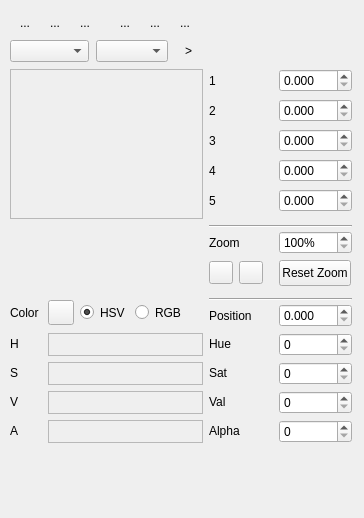
<ui version="4.0" >
 <comment>*********************************************************************
**
** Copyright (C) 2014 Digia Plc and/or its subsidiary(-ies).
** Contact: http://www.qt-project.org/legal
**
** This file is part of the tools applications of the Qt Toolkit.
**
** $QT_BEGIN_LICENSE:LGPL$
** Commercial License Usage
** Licensees holding valid commercial Qt licenses may use this file in
** accordance with the commercial license agreement provided with the
** Software or, alternatively, in accordance with the terms contained in
** a written agreement between you and Digia.  For licensing terms and
** conditions see http://qt.digia.com/licensing.  For further information
** use the contact form at http://qt.digia.com/contact-us.
**
** GNU Lesser General Public License Usage
** Alternatively, this file may be used under the terms of the GNU Lesser
** General Public License version 2.1 as published by the Free Software
** Foundation and appearing in the file LICENSE.LGPL included in the
** packaging of this file.  Please review the following information to
** ensure the GNU Lesser General Public License version 2.1 requirements
** will be met: http://www.gnu.org/licenses/old-licenses/lgpl-2.1.html.
**
** In addition, as a special exception, Digia gives you certain additional
** rights.  These rights are described in the Digia Qt LGPL Exception
** version 1.1, included in the file LGPL_EXCEPTION.txt in this package.
**
** GNU General Public License Usage
** Alternatively, this file may be used under the terms of the GNU
** General Public License version 3.0 as published by the Free Software
** Foundation and appearing in the file LICENSE.GPL included in the
** packaging of this file.  Please review the following information to
** ensure the GNU General Public License version 3.0 requirements will be
** met: http://www.gnu.org/copyleft/gpl.html.
**
**
** $QT_END_LICENSE$
**
*********************************************************************</comment>
 <class>QtGradientEditor</class>
 <widget class="QWidget" name="QtGradientEditor" >
  <property name="geometry" >
   <rect>
    <x>0</x>
    <y>0</y>
    <width>364</width>
    <height>518</height>
   </rect>
  </property>
  <property name="windowTitle" >
   <string>Form</string>
  </property>
  <widget class="QFrame" name="frame" >
   <property name="geometry" >
    <rect>
     <x>10</x>
     <y>69</y>
     <width>193</width>
     <height>150</height>
    </rect>
   </property>
   <property name="sizePolicy" >
    <sizepolicy vsizetype="Expanding" hsizetype="Expanding" >
     <horstretch>0</horstretch>
     <verstretch>0</verstretch>
    </sizepolicy>
   </property>
   <property name="frameShape" >
    <enum>QFrame::StyledPanel</enum>
   </property>
   <property name="frameShadow" >
    <enum>QFrame::Raised</enum>
   </property>
   <layout class="QVBoxLayout" >
    <property name="spacing" >
     <number>6</number>
    </property>
    <property name="leftMargin" >
     <number>0</number>
    </property>
    <property name="topMargin" >
     <number>0</number>
    </property>
    <property name="rightMargin" >
     <number>0</number>
    </property>
    <property name="bottomMargin" >
     <number>0</number>
    </property>
    <item>
     <widget class="QtGradientWidget" native="1" name="gradientWidget" >
      <property name="sizePolicy" >
       <sizepolicy vsizetype="Expanding" hsizetype="Expanding" >
        <horstretch>0</horstretch>
        <verstretch>0</verstretch>
       </sizepolicy>
      </property>
      <property name="toolTip" >
       <string>Gradient Editor</string>
      </property>
      <property name="whatsThis" >
       <string>This area shows a preview of the gradient being edited. It also allows you to edit parameters specific to the gradient's type such as start and final point, radius, etc. by drag &amp; drop.</string>
      </property>
     </widget>
    </item>
   </layout>
  </widget>
  <widget class="QLabel" name="label1" >
   <property name="geometry" >
    <rect>
     <x>209</x>
     <y>69</y>
     <width>64</width>
     <height>23</height>
    </rect>
   </property>
   <property name="text" >
    <string>1</string>
   </property>
  </widget>
  <widget class="QDoubleSpinBox" name="spinBox1" >
   <property name="geometry" >
    <rect>
     <x>279</x>
     <y>69</y>
     <width>73</width>
     <height>23</height>
    </rect>
   </property>
   <property name="keyboardTracking" >
    <bool>false</bool>
   </property>
   <property name="decimals" >
    <number>3</number>
   </property>
   <property name="maximum" >
    <double>1.000000000000000</double>
   </property>
   <property name="singleStep" >
    <double>0.010000000000000</double>
   </property>
  </widget>
  <widget class="QLabel" name="label2" >
   <property name="geometry" >
    <rect>
     <x>209</x>
     <y>99</y>
     <width>64</width>
     <height>23</height>
    </rect>
   </property>
   <property name="text" >
    <string>2</string>
   </property>
  </widget>
  <widget class="QDoubleSpinBox" name="spinBox2" >
   <property name="geometry" >
    <rect>
     <x>279</x>
     <y>99</y>
     <width>73</width>
     <height>23</height>
    </rect>
   </property>
   <property name="keyboardTracking" >
    <bool>false</bool>
   </property>
   <property name="decimals" >
    <number>3</number>
   </property>
   <property name="maximum" >
    <double>1.000000000000000</double>
   </property>
   <property name="singleStep" >
    <double>0.010000000000000</double>
   </property>
  </widget>
  <widget class="QLabel" name="label3" >
   <property name="geometry" >
    <rect>
     <x>209</x>
     <y>129</y>
     <width>64</width>
     <height>23</height>
    </rect>
   </property>
   <property name="text" >
    <string>3</string>
   </property>
  </widget>
  <widget class="QDoubleSpinBox" name="spinBox3" >
   <property name="geometry" >
    <rect>
     <x>279</x>
     <y>129</y>
     <width>73</width>
     <height>23</height>
    </rect>
   </property>
   <property name="keyboardTracking" >
    <bool>false</bool>
   </property>
   <property name="decimals" >
    <number>3</number>
   </property>
   <property name="maximum" >
    <double>1.000000000000000</double>
   </property>
   <property name="singleStep" >
    <double>0.010000000000000</double>
   </property>
  </widget>
  <widget class="QLabel" name="label4" >
   <property name="geometry" >
    <rect>
     <x>209</x>
     <y>159</y>
     <width>64</width>
     <height>23</height>
    </rect>
   </property>
   <property name="text" >
    <string>4</string>
   </property>
  </widget>
  <widget class="QDoubleSpinBox" name="spinBox4" >
   <property name="geometry" >
    <rect>
     <x>279</x>
     <y>159</y>
     <width>73</width>
     <height>23</height>
    </rect>
   </property>
   <property name="keyboardTracking" >
    <bool>false</bool>
   </property>
   <property name="decimals" >
    <number>3</number>
   </property>
   <property name="maximum" >
    <double>1.000000000000000</double>
   </property>
   <property name="singleStep" >
    <double>0.010000000000000</double>
   </property>
  </widget>
  <widget class="QLabel" name="label5" >
   <property name="geometry" >
    <rect>
     <x>209</x>
     <y>189</y>
     <width>64</width>
     <height>23</height>
    </rect>
   </property>
   <property name="text" >
    <string>5</string>
   </property>
  </widget>
  <widget class="QDoubleSpinBox" name="spinBox5" >
   <property name="geometry" >
    <rect>
     <x>279</x>
     <y>189</y>
     <width>73</width>
     <height>23</height>
    </rect>
   </property>
   <property name="keyboardTracking" >
    <bool>false</bool>
   </property>
   <property name="decimals" >
    <number>3</number>
   </property>
   <property name="maximum" >
    <double>1.000000000000000</double>
   </property>
   <property name="singleStep" >
    <double>0.010000000000000</double>
   </property>
  </widget>
  <widget class="QtGradientStopsWidget" native="1" name="gradientStopsWidget" >
   <property name="geometry" >
    <rect>
     <x>10</x>
     <y>225</y>
     <width>193</width>
     <height>67</height>
    </rect>
   </property>
   <property name="toolTip" >
    <string>Gradient Stops Editor</string>
   </property>
   <property name="whatsThis" >
    <string>This area allows you to edit gradient stops. Double click on the existing stop handle to duplicate it. Double click outside of the existing stop handles to create a new stop. Drag &amp; drop the handle to reposition it. Use right mouse button to popup context menu with extra actions.</string>
   </property>
  </widget>
  <widget class="QLabel" name="zoomLabel" >
   <property name="geometry" >
    <rect>
     <x>209</x>
     <y>231</y>
     <width>64</width>
     <height>23</height>
    </rect>
   </property>
   <property name="text" >
    <string>Zoom</string>
   </property>
  </widget>
  <widget class="QToolButton" name="zoomAllButton" >
   <property name="geometry" >
    <rect>
     <x>279</x>
     <y>260</y>
     <width>72</width>
     <height>26</height>
    </rect>
   </property>
   <property name="sizePolicy" >
    <sizepolicy vsizetype="Fixed" hsizetype="Preferred" >
     <horstretch>0</horstretch>
     <verstretch>0</verstretch>
    </sizepolicy>
   </property>
   <property name="toolTip" >
    <string>Reset Zoom</string>
   </property>
   <property name="text" >
    <string>Reset Zoom</string>
   </property>
  </widget>
  <widget class="QLabel" name="positionLabel" >
   <property name="geometry" >
    <rect>
     <x>209</x>
     <y>304</y>
     <width>64</width>
     <height>23</height>
    </rect>
   </property>
   <property name="text" >
    <string>Position</string>
   </property>
  </widget>
  <widget class="QLabel" name="hLabel" >
   <property name="geometry" >
    <rect>
     <x>10</x>
     <y>335</y>
     <width>32</width>
     <height>18</height>
    </rect>
   </property>
   <property name="sizePolicy" >
    <sizepolicy vsizetype="Fixed" hsizetype="Preferred" >
     <horstretch>0</horstretch>
     <verstretch>0</verstretch>
    </sizepolicy>
   </property>
   <property name="toolTip" >
    <string>Hue</string>
   </property>
   <property name="text" >
    <string>H</string>
   </property>
  </widget>
  <widget class="QFrame" name="frame_2" >
   <property name="geometry" >
    <rect>
     <x>48</x>
     <y>333</y>
     <width>155</width>
     <height>23</height>
    </rect>
   </property>
   <property name="sizePolicy" >
    <sizepolicy vsizetype="Preferred" hsizetype="Ignored" >
     <horstretch>0</horstretch>
     <verstretch>0</verstretch>
    </sizepolicy>
   </property>
   <property name="frameShape" >
    <enum>QFrame::StyledPanel</enum>
   </property>
   <property name="frameShadow" >
    <enum>QFrame::Raised</enum>
   </property>
   <layout class="QHBoxLayout" >
    <property name="leftMargin" >
     <number>0</number>
    </property>
    <property name="topMargin" >
     <number>0</number>
    </property>
    <property name="rightMargin" >
     <number>0</number>
    </property>
    <property name="bottomMargin" >
     <number>0</number>
    </property>
    <item>
     <widget class="QtColorLine" native="1" name="hueColorLine" >
      <property name="sizePolicy" >
       <sizepolicy vsizetype="Preferred" hsizetype="Expanding" >
        <horstretch>0</horstretch>
        <verstretch>0</verstretch>
       </sizepolicy>
      </property>
      <property name="toolTip" >
       <string>Hue</string>
      </property>
     </widget>
    </item>
   </layout>
  </widget>
  <widget class="QLabel" name="hueLabel" >
   <property name="geometry" >
    <rect>
     <x>209</x>
     <y>335</y>
     <width>64</width>
     <height>18</height>
    </rect>
   </property>
   <property name="sizePolicy" >
    <sizepolicy vsizetype="Fixed" hsizetype="Preferred" >
     <horstretch>0</horstretch>
     <verstretch>0</verstretch>
    </sizepolicy>
   </property>
   <property name="text" >
    <string>Hue</string>
   </property>
  </widget>
  <widget class="QLabel" name="sLabel" >
   <property name="geometry" >
    <rect>
     <x>10</x>
     <y>364</y>
     <width>32</width>
     <height>18</height>
    </rect>
   </property>
   <property name="sizePolicy" >
    <sizepolicy vsizetype="Fixed" hsizetype="Preferred" >
     <horstretch>0</horstretch>
     <verstretch>0</verstretch>
    </sizepolicy>
   </property>
   <property name="toolTip" >
    <string>Saturation</string>
   </property>
   <property name="text" >
    <string>S</string>
   </property>
  </widget>
  <widget class="QFrame" name="frame_5" >
   <property name="geometry" >
    <rect>
     <x>48</x>
     <y>362</y>
     <width>155</width>
     <height>23</height>
    </rect>
   </property>
   <property name="sizePolicy" >
    <sizepolicy vsizetype="Preferred" hsizetype="Ignored" >
     <horstretch>0</horstretch>
     <verstretch>0</verstretch>
    </sizepolicy>
   </property>
   <property name="frameShape" >
    <enum>QFrame::StyledPanel</enum>
   </property>
   <property name="frameShadow" >
    <enum>QFrame::Raised</enum>
   </property>
   <layout class="QHBoxLayout" >
    <property name="leftMargin" >
     <number>0</number>
    </property>
    <property name="topMargin" >
     <number>0</number>
    </property>
    <property name="rightMargin" >
     <number>0</number>
    </property>
    <property name="bottomMargin" >
     <number>0</number>
    </property>
    <item>
     <widget class="QtColorLine" native="1" name="saturationColorLine" >
      <property name="sizePolicy" >
       <sizepolicy vsizetype="Preferred" hsizetype="Expanding" >
        <horstretch>0</horstretch>
        <verstretch>0</verstretch>
       </sizepolicy>
      </property>
      <property name="toolTip" >
       <string>Saturation</string>
      </property>
     </widget>
    </item>
   </layout>
  </widget>
  <widget class="QLabel" name="saturationLabel" >
   <property name="geometry" >
    <rect>
     <x>209</x>
     <y>364</y>
     <width>64</width>
     <height>18</height>
    </rect>
   </property>
   <property name="sizePolicy" >
    <sizepolicy vsizetype="Fixed" hsizetype="Preferred" >
     <horstretch>0</horstretch>
     <verstretch>0</verstretch>
    </sizepolicy>
   </property>
   <property name="text" >
    <string>Sat</string>
   </property>
  </widget>
  <widget class="QLabel" name="vLabel" >
   <property name="geometry" >
    <rect>
     <x>10</x>
     <y>393</y>
     <width>32</width>
     <height>18</height>
    </rect>
   </property>
   <property name="sizePolicy" >
    <sizepolicy vsizetype="Fixed" hsizetype="Preferred" >
     <horstretch>0</horstretch>
     <verstretch>0</verstretch>
    </sizepolicy>
   </property>
   <property name="toolTip" >
    <string>Value</string>
   </property>
   <property name="text" >
    <string>V</string>
   </property>
  </widget>
  <widget class="QFrame" name="frame_3" >
   <property name="geometry" >
    <rect>
     <x>48</x>
     <y>391</y>
     <width>155</width>
     <height>23</height>
    </rect>
   </property>
   <property name="sizePolicy" >
    <sizepolicy vsizetype="Preferred" hsizetype="Ignored" >
     <horstretch>0</horstretch>
     <verstretch>0</verstretch>
    </sizepolicy>
   </property>
   <property name="frameShape" >
    <enum>QFrame::StyledPanel</enum>
   </property>
   <property name="frameShadow" >
    <enum>QFrame::Raised</enum>
   </property>
   <layout class="QHBoxLayout" >
    <property name="leftMargin" >
     <number>0</number>
    </property>
    <property name="topMargin" >
     <number>0</number>
    </property>
    <property name="rightMargin" >
     <number>0</number>
    </property>
    <property name="bottomMargin" >
     <number>0</number>
    </property>
    <item>
     <widget class="QtColorLine" native="1" name="valueColorLine" >
      <property name="sizePolicy" >
       <sizepolicy vsizetype="Preferred" hsizetype="Expanding" >
        <horstretch>0</horstretch>
        <verstretch>0</verstretch>
       </sizepolicy>
      </property>
      <property name="toolTip" >
       <string>Value</string>
      </property>
     </widget>
    </item>
   </layout>
  </widget>
  <widget class="QLabel" name="valueLabel" >
   <property name="geometry" >
    <rect>
     <x>209</x>
     <y>393</y>
     <width>64</width>
     <height>18</height>
    </rect>
   </property>
   <property name="sizePolicy" >
    <sizepolicy vsizetype="Fixed" hsizetype="Preferred" >
     <horstretch>0</horstretch>
     <verstretch>0</verstretch>
    </sizepolicy>
   </property>
   <property name="text" >
    <string>Val</string>
   </property>
  </widget>
  <widget class="QLabel" name="aLabel" >
   <property name="geometry" >
    <rect>
     <x>10</x>
     <y>422</y>
     <width>32</width>
     <height>18</height>
    </rect>
   </property>
   <property name="sizePolicy" >
    <sizepolicy vsizetype="Fixed" hsizetype="Preferred" >
     <horstretch>0</horstretch>
     <verstretch>0</verstretch>
    </sizepolicy>
   </property>
   <property name="toolTip" >
    <string>Alpha</string>
   </property>
   <property name="text" >
    <string>A</string>
   </property>
  </widget>
  <widget class="QFrame" name="frame_4" >
   <property name="geometry" >
    <rect>
     <x>48</x>
     <y>420</y>
     <width>155</width>
     <height>23</height>
    </rect>
   </property>
   <property name="sizePolicy" >
    <sizepolicy vsizetype="Preferred" hsizetype="Ignored" >
     <horstretch>0</horstretch>
     <verstretch>0</verstretch>
    </sizepolicy>
   </property>
   <property name="frameShape" >
    <enum>QFrame::StyledPanel</enum>
   </property>
   <property name="frameShadow" >
    <enum>QFrame::Raised</enum>
   </property>
   <layout class="QHBoxLayout" >
    <property name="leftMargin" >
     <number>0</number>
    </property>
    <property name="topMargin" >
     <number>0</number>
    </property>
    <property name="rightMargin" >
     <number>0</number>
    </property>
    <property name="bottomMargin" >
     <number>0</number>
    </property>
    <item>
     <widget class="QtColorLine" native="1" name="alphaColorLine" >
      <property name="sizePolicy" >
       <sizepolicy vsizetype="Preferred" hsizetype="Expanding" >
        <horstretch>0</horstretch>
        <verstretch>0</verstretch>
       </sizepolicy>
      </property>
      <property name="toolTip" >
       <string>Alpha</string>
      </property>
     </widget>
    </item>
   </layout>
  </widget>
  <widget class="QLabel" name="alphaLabel" >
   <property name="geometry" >
    <rect>
     <x>209</x>
     <y>422</y>
     <width>64</width>
     <height>18</height>
    </rect>
   </property>
   <property name="sizePolicy" >
    <sizepolicy vsizetype="Fixed" hsizetype="Preferred" >
     <horstretch>0</horstretch>
     <verstretch>0</verstretch>
    </sizepolicy>
   </property>
   <property name="text" >
    <string>Alpha</string>
   </property>
  </widget>
  <widget class="QComboBox" name="typeComboBox" >
   <property name="geometry" >
    <rect>
     <x>10</x>
     <y>40</y>
     <width>79</width>
     <height>22</height>
    </rect>
   </property>
   <property name="toolTip" >
    <string>Type</string>
   </property>
  </widget>
  <widget class="QComboBox" name="spreadComboBox" >
   <property name="geometry" >
    <rect>
     <x>96</x>
     <y>40</y>
     <width>72</width>
     <height>22</height>
    </rect>
   </property>
   <property name="toolTip" >
    <string>Spread</string>
   </property>
  </widget>
  <widget class="QLabel" name="colorLabel" >
   <property name="geometry" >
    <rect>
     <x>10</x>
     <y>298</y>
     <width>32</width>
     <height>29</height>
    </rect>
   </property>
   <property name="sizePolicy" >
    <sizepolicy vsizetype="Preferred" hsizetype="Fixed" >
     <horstretch>0</horstretch>
     <verstretch>0</verstretch>
    </sizepolicy>
   </property>
   <property name="text" >
    <string>Color</string>
   </property>
  </widget>
  <widget class="QtColorButton" name="colorButton" >
   <property name="geometry" >
    <rect>
     <x>48</x>
     <y>300</y>
     <width>26</width>
     <height>25</height>
    </rect>
   </property>
   <property name="toolTip" >
    <string>Current stop's color</string>
   </property>
   <property name="text" >
    <string/>
   </property>
  </widget>
  <widget class="QRadioButton" name="hsvRadioButton" >
   <property name="geometry" >
    <rect>
     <x>80</x>
     <y>301</y>
     <width>49</width>
     <height>23</height>
    </rect>
   </property>
   <property name="sizePolicy" >
    <sizepolicy vsizetype="Fixed" hsizetype="Fixed" >
     <horstretch>0</horstretch>
     <verstretch>0</verstretch>
    </sizepolicy>
   </property>
   <property name="toolTip" >
    <string>Show HSV specification</string>
   </property>
   <property name="text" >
    <string>HSV</string>
   </property>
   <property name="checked" >
    <bool>true</bool>
   </property>
  </widget>
  <widget class="QRadioButton" name="rgbRadioButton" >
   <property name="geometry" >
    <rect>
     <x>135</x>
     <y>301</y>
     <width>49</width>
     <height>23</height>
    </rect>
   </property>
   <property name="sizePolicy" >
    <sizepolicy vsizetype="Fixed" hsizetype="Fixed" >
     <horstretch>0</horstretch>
     <verstretch>0</verstretch>
    </sizepolicy>
   </property>
   <property name="toolTip" >
    <string>Show RGB specification</string>
   </property>
   <property name="text" >
    <string>RGB</string>
   </property>
  </widget>
  <widget class="QWidget" native="1" name="positionWidget" >
   <property name="geometry" >
    <rect>
     <x>279</x>
     <y>304</y>
     <width>73</width>
     <height>23</height>
    </rect>
   </property>
   <layout class="QVBoxLayout" >
    <property name="leftMargin" >
     <number>0</number>
    </property>
    <property name="topMargin" >
     <number>0</number>
    </property>
    <property name="rightMargin" >
     <number>0</number>
    </property>
    <property name="bottomMargin" >
     <number>0</number>
    </property>
    <item>
     <widget class="QDoubleSpinBox" name="positionSpinBox" >
      <property name="toolTip" >
       <string>Current stop's position</string>
      </property>
      <property name="keyboardTracking" >
       <bool>false</bool>
      </property>
      <property name="decimals" >
       <number>3</number>
      </property>
      <property name="minimum" >
       <double>0.000000000000000</double>
      </property>
      <property name="maximum" >
       <double>1.000000000000000</double>
      </property>
      <property name="singleStep" >
       <double>0.010000000000000</double>
      </property>
      <property name="value" >
       <double>0.000000000000000</double>
      </property>
     </widget>
    </item>
   </layout>
  </widget>
  <widget class="QWidget" native="1" name="hueWidget" >
   <property name="geometry" >
    <rect>
     <x>279</x>
     <y>333</y>
     <width>73</width>
     <height>23</height>
    </rect>
   </property>
   <layout class="QVBoxLayout" >
    <property name="leftMargin" >
     <number>0</number>
    </property>
    <property name="topMargin" >
     <number>0</number>
    </property>
    <property name="rightMargin" >
     <number>0</number>
    </property>
    <property name="bottomMargin" >
     <number>0</number>
    </property>
    <item>
     <widget class="QSpinBox" name="hueSpinBox" >
      <property name="keyboardTracking" >
       <bool>false</bool>
      </property>
      <property name="maximum" >
       <number>359</number>
      </property>
     </widget>
    </item>
   </layout>
  </widget>
  <widget class="QWidget" native="1" name="saturationWidget" >
   <property name="geometry" >
    <rect>
     <x>279</x>
     <y>362</y>
     <width>73</width>
     <height>23</height>
    </rect>
   </property>
   <layout class="QVBoxLayout" >
    <property name="leftMargin" >
     <number>0</number>
    </property>
    <property name="topMargin" >
     <number>0</number>
    </property>
    <property name="rightMargin" >
     <number>0</number>
    </property>
    <property name="bottomMargin" >
     <number>0</number>
    </property>
    <item>
     <widget class="QSpinBox" name="saturationSpinBox" >
      <property name="keyboardTracking" >
       <bool>false</bool>
      </property>
      <property name="maximum" >
       <number>255</number>
      </property>
     </widget>
    </item>
   </layout>
  </widget>
  <widget class="QWidget" native="1" name="valueWidget" >
   <property name="geometry" >
    <rect>
     <x>279</x>
     <y>391</y>
     <width>73</width>
     <height>23</height>
    </rect>
   </property>
   <layout class="QVBoxLayout" >
    <property name="leftMargin" >
     <number>0</number>
    </property>
    <property name="topMargin" >
     <number>0</number>
    </property>
    <property name="rightMargin" >
     <number>0</number>
    </property>
    <property name="bottomMargin" >
     <number>0</number>
    </property>
    <item>
     <widget class="QSpinBox" name="valueSpinBox" >
      <property name="keyboardTracking" >
       <bool>false</bool>
      </property>
      <property name="maximum" >
       <number>255</number>
      </property>
     </widget>
    </item>
   </layout>
  </widget>
  <widget class="QWidget" native="1" name="alphaWidget" >
   <property name="geometry" >
    <rect>
     <x>279</x>
     <y>420</y>
     <width>73</width>
     <height>23</height>
    </rect>
   </property>
   <layout class="QVBoxLayout" >
    <property name="leftMargin" >
     <number>0</number>
    </property>
    <property name="topMargin" >
     <number>0</number>
    </property>
    <property name="rightMargin" >
     <number>0</number>
    </property>
    <property name="bottomMargin" >
     <number>0</number>
    </property>
    <item>
     <widget class="QSpinBox" name="alphaSpinBox" >
      <property name="keyboardTracking" >
       <bool>false</bool>
      </property>
      <property name="maximum" >
       <number>255</number>
      </property>
     </widget>
    </item>
   </layout>
  </widget>
  <widget class="QWidget" native="1" name="zoomWidget" >
   <property name="geometry" >
    <rect>
     <x>279</x>
     <y>231</y>
     <width>73</width>
     <height>23</height>
    </rect>
   </property>
   <layout class="QVBoxLayout" >
    <property name="leftMargin" >
     <number>0</number>
    </property>
    <property name="topMargin" >
     <number>0</number>
    </property>
    <property name="rightMargin" >
     <number>0</number>
    </property>
    <property name="bottomMargin" >
     <number>0</number>
    </property>
    <item>
     <widget class="QSpinBox" name="zoomSpinBox" >
      <property name="keyboardTracking" >
       <bool>false</bool>
      </property>
      <property name="suffix" >
       <string>%</string>
      </property>
      <property name="minimum" >
       <number>100</number>
      </property>
      <property name="maximum" >
       <number>10000</number>
      </property>
      <property name="singleStep" >
       <number>100</number>
      </property>
      <property name="value" >
       <number>100</number>
      </property>
     </widget>
    </item>
   </layout>
  </widget>
  <widget class="QWidget" native="1" name="line1Widget" >
   <property name="geometry" >
    <rect>
     <x>209</x>
     <y>219</y>
     <width>143</width>
     <height>16</height>
    </rect>
   </property>
   <layout class="QVBoxLayout" >
    <property name="leftMargin" >
     <number>0</number>
    </property>
    <property name="topMargin" >
     <number>0</number>
    </property>
    <property name="rightMargin" >
     <number>0</number>
    </property>
    <property name="bottomMargin" >
     <number>0</number>
    </property>
    <item>
     <widget class="Line" name="line1" >
      <property name="orientation" >
       <enum>Qt::Horizontal</enum>
      </property>
     </widget>
    </item>
   </layout>
  </widget>
  <widget class="QWidget" native="1" name="line2Widget" >
   <property name="geometry" >
    <rect>
     <x>209</x>
     <y>292</y>
     <width>143</width>
     <height>16</height>
    </rect>
   </property>
   <layout class="QVBoxLayout" >
    <property name="leftMargin" >
     <number>0</number>
    </property>
    <property name="topMargin" >
     <number>0</number>
    </property>
    <property name="rightMargin" >
     <number>0</number>
    </property>
    <property name="bottomMargin" >
     <number>0</number>
    </property>
    <item>
     <widget class="Line" name="line2" >
      <property name="orientation" >
       <enum>Qt::Horizontal</enum>
      </property>
     </widget>
    </item>
   </layout>
  </widget>
  <widget class="QWidget" native="1" name="zoomButtonsWidget" >
   <property name="geometry" >
    <rect>
     <x>209</x>
     <y>260</y>
     <width>64</width>
     <height>26</height>
    </rect>
   </property>
   <property name="sizePolicy" >
    <sizepolicy vsizetype="Preferred" hsizetype="Maximum" >
     <horstretch>0</horstretch>
     <verstretch>0</verstretch>
    </sizepolicy>
   </property>
   <layout class="QHBoxLayout" >
    <property name="leftMargin" >
     <number>0</number>
    </property>
    <property name="topMargin" >
     <number>0</number>
    </property>
    <property name="rightMargin" >
     <number>0</number>
    </property>
    <property name="bottomMargin" >
     <number>0</number>
    </property>
    <item>
     <widget class="QToolButton" name="zoomInButton" >
      <property name="toolTip" >
       <string>Zoom In</string>
      </property>
     </widget>
    </item>
    <item>
     <widget class="QToolButton" name="zoomOutButton" >
      <property name="toolTip" >
       <string>Zoom Out</string>
      </property>
     </widget>
    </item>
    <item>
     <spacer>
      <property name="orientation" >
       <enum>Qt::Horizontal</enum>
      </property>
      <property name="sizeHint" >
       <size>
        <width>0</width>
        <height>20</height>
       </size>
      </property>
     </spacer>
    </item>
   </layout>
  </widget>
  <widget class="QToolButton" name="detailsButton" >
   <property name="geometry" >
    <rect>
     <x>176</x>
     <y>40</y>
     <width>25</width>
     <height>22</height>
    </rect>
   </property>
   <property name="sizePolicy" >
    <sizepolicy vsizetype="Ignored" hsizetype="Fixed" >
     <horstretch>0</horstretch>
     <verstretch>0</verstretch>
    </sizepolicy>
   </property>
   <property name="toolTip" >
    <string>Toggle details extension</string>
   </property>
   <property name="text" >
    <string>></string>
   </property>
   <property name="checkable" >
    <bool>true</bool>
   </property>
   <property name="autoRaise" >
    <bool>true</bool>
   </property>
  </widget>
  <widget class="QToolButton" name="linearButton" >
   <property name="geometry" >
    <rect>
     <x>10</x>
     <y>10</y>
     <width>30</width>
     <height>26</height>
    </rect>
   </property>
   <property name="toolTip" >
    <string>Linear Type</string>
   </property>
   <property name="text" >
    <string>...</string>
   </property>
   <property name="checkable" >
    <bool>true</bool>
   </property>
   <property name="autoRaise" >
    <bool>true</bool>
   </property>
  </widget>
  <widget class="QToolButton" name="radialButton" >
   <property name="geometry" >
    <rect>
     <x>40</x>
     <y>10</y>
     <width>30</width>
     <height>26</height>
    </rect>
   </property>
   <property name="toolTip" >
    <string>Radial Type</string>
   </property>
   <property name="text" >
    <string>...</string>
   </property>
   <property name="checkable" >
    <bool>true</bool>
   </property>
   <property name="autoRaise" >
    <bool>true</bool>
   </property>
  </widget>
  <widget class="QToolButton" name="conicalButton" >
   <property name="geometry" >
    <rect>
     <x>70</x>
     <y>10</y>
     <width>30</width>
     <height>26</height>
    </rect>
   </property>
   <property name="toolTip" >
    <string>Conical Type</string>
   </property>
   <property name="text" >
    <string>...</string>
   </property>
   <property name="checkable" >
    <bool>true</bool>
   </property>
   <property name="autoRaise" >
    <bool>true</bool>
   </property>
  </widget>
  <widget class="QToolButton" name="padButton" >
   <property name="geometry" >
    <rect>
     <x>110</x>
     <y>10</y>
     <width>30</width>
     <height>26</height>
    </rect>
   </property>
   <property name="toolTip" >
    <string>Pad Spread</string>
   </property>
   <property name="text" >
    <string>...</string>
   </property>
   <property name="checkable" >
    <bool>true</bool>
   </property>
   <property name="autoRaise" >
    <bool>true</bool>
   </property>
  </widget>
  <widget class="QToolButton" name="repeatButton" >
   <property name="geometry" >
    <rect>
     <x>140</x>
     <y>10</y>
     <width>30</width>
     <height>26</height>
    </rect>
   </property>
   <property name="toolTip" >
    <string>Repeat Spread</string>
   </property>
   <property name="text" >
    <string>...</string>
   </property>
   <property name="checkable" >
    <bool>true</bool>
   </property>
   <property name="autoRaise" >
    <bool>true</bool>
   </property>
  </widget>
  <widget class="QToolButton" name="reflectButton" >
   <property name="geometry" >
    <rect>
     <x>170</x>
     <y>10</y>
     <width>30</width>
     <height>26</height>
    </rect>
   </property>
   <property name="toolTip" >
    <string>Reflect Spread</string>
   </property>
   <property name="text" >
    <string>...</string>
   </property>
   <property name="checkable" >
    <bool>true</bool>
   </property>
   <property name="autoRaise" >
    <bool>true</bool>
   </property>
  </widget>
 </widget>
 <customwidgets>
  <customwidget>
   <class>QtColorButton</class>
   <extends>QToolButton</extends>
   <header>qtcolorbutton.h</header>
  </customwidget>
  <customwidget>
   <class>QtColorLine</class>
   <extends>QWidget</extends>
   <header>qtcolorline.h</header>
   <container>1</container>
  </customwidget>
  <customwidget>
   <class>QtGradientStopsWidget</class>
   <extends>QWidget</extends>
   <header>qtgradientstopswidget.h</header>
   <container>1</container>
  </customwidget>
  <customwidget>
   <class>QtGradientWidget</class>
   <extends>QWidget</extends>
   <header>qtgradientwidget.h</header>
   <container>1</container>
  </customwidget>
 </customwidgets>
 <tabstops>
  <tabstop>typeComboBox</tabstop>
  <tabstop>spreadComboBox</tabstop>
  <tabstop>detailsButton</tabstop>
  <tabstop>spinBox1</tabstop>
  <tabstop>spinBox2</tabstop>
  <tabstop>spinBox3</tabstop>
  <tabstop>spinBox4</tabstop>
  <tabstop>spinBox5</tabstop>
  <tabstop>zoomSpinBox</tabstop>
  <tabstop>zoomInButton</tabstop>
  <tabstop>zoomOutButton</tabstop>
  <tabstop>zoomAllButton</tabstop>
  <tabstop>colorButton</tabstop>
  <tabstop>hsvRadioButton</tabstop>
  <tabstop>rgbRadioButton</tabstop>
  <tabstop>positionSpinBox</tabstop>
  <tabstop>hueSpinBox</tabstop>
  <tabstop>saturationSpinBox</tabstop>
  <tabstop>valueSpinBox</tabstop>
  <tabstop>alphaSpinBox</tabstop>
 </tabstops>
 <resources/>
 <connections/>
</ui>
